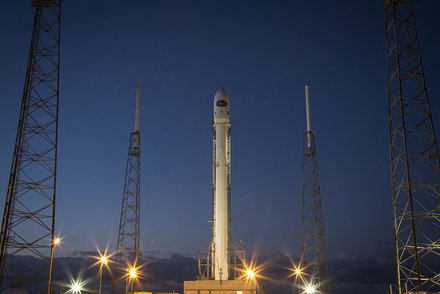
#> input picture foguete.png, 440 x 294 px, found by its file name
$ jupyter execute Tutorial_Seam_Carving.ipynb
#> lines starting #> are read from the running program, lines starting #| are printed output that depends on the picture; after the words box and inside, x2 and y2 are one past the last pixel; in counts of white or black regions, pixels touching at a corner belong together; long printed decimals are rounded
# Projeto 2 — Computação Visual
## Redimensionamento inteligente de imagens usando *Seam Carving*

**Opção 2: tutorial de teoria e prática | Universidade Presbiteriana Mackenzie**
**Disciplina:** Computação Visual · **Professor:** André Kishimoto

**Integrantes**

- **Beatriz Aparecida de Mello Barbosa** — RA: **10354067**
- **Henrique Jeam Ferreira Lima** — RA: **10277156**

**Objetivo:** compreender o algoritmo *Seam Carving*, implementar uma versão didática com programação dinâmica e comparar seus resultados com o redimensionamento convencional.

> **Organização:** (1) fundamentos, (2) implementação, (3) experimentos e análise, (4) conclusões e referências. Execute as células de cima para baixo, ou use **Run All**.

## 1. Introdução e problema

Redimensionar uma imagem é necessário ao adaptar fotografias a diferentes formatos de tela, páginas web e layouts. No método **convencional**, a imagem é reamostrada para as dimensões desejadas. Quando a proporção original não é mantida, pessoas e objetos podem ficar estreitos ou largos.

O **Seam Carving**, apresentado por Avidan e Shamir (2007), é um método de **redimensionamento orientado pelo conteúdo** (*content-aware image resizing*). Para reduzir a largura, ele identifica um caminho vertical formado por **um pixel em cada linha**, cujos pixels vizinhos pertencem a colunas iguais ou adjacentes. Esse caminho é chamado *seam* (costura). O algoritmo remove um caminho de baixo custo e repete o processo até atingir a largura desejada.

A ideia é **retirar, sempre que possível, partes visualmente menos relevantes** em vez de comprimir toda a cena. Assim, objetos podem manter melhor suas proporções. É importante notar que a preservação **não é garantida**: ela depende da função de energia, da imagem e da intensidade da redução.

### O que será implementado

- Cálculo de um **mapa de energia** a partir de gradientes de intensidade.
- Busca do caminho vertical de **menor custo total**, usando programação dinâmica.
- **Remoção** de seams sucessivos e redução da altura via transposição da imagem.
- Recurso extra: **máscara de proteção** para desencorajar a remoção de regiões importantes.
- Experimentos com fotografias e comparação com **reamostragem bicúbica**.

**Escopo:** implementamos a *redução*, não a inserção de seams (ampliação), nem a energia prospectiva (*forward energy*).

## 2. Fundamentos teóricos

### 2.1. Mapa de energia

Uma imagem digital colorida é uma matriz de pixels com canais R, G e B. Para estimar a importância local de cada posição, primeiro aproximamos o brilho de cada pixel por

$$I = 0{,}2126R + 0{,}7152G + 0{,}0722B.$$

Nesta implementação didática, usamos as **diferenças numéricas** desse brilho nas direções horizontal e vertical. A energia da posição $(y,x)$ é

$$E(y,x) = \left|\frac{\partial I}{\partial x}\right| + \left|\frac{\partial I}{\partial y}\right|.$$

Regiões de transição de cor/intensidade normalmente têm energia mais alta; regiões relativamente homogêneas têm energia menor. Esta é uma **aproximação simples baseada em gradientes**; não mede diretamente a importância semântica de rostos ou objetos.

### 2.2. O que é um seam?

Em uma imagem de altura $H$ e largura $W$, um **seam vertical** é uma sequência

$$s=\{(y,x_y)\}_{y=0}^{H-1}, \qquad |x_y-x_{y-1}|\leq 1,$$

ou seja, há exatamente um pixel por linha, e o deslocamento de uma linha para a seguinte é, no máximo, uma coluna.

A soma das energias dos pixels do caminho é o seu custo:

$$C(s)=\sum_{y=0}^{H-1} E(y,x_y).$$

Nosso objetivo é encontrar o seam de **menor custo acumulado**, e não simplesmente escolher o pixel de menor energia em cada linha — escolhas locais não garantem o melhor caminho global.

### 2.3. Programação dinâmica

Definimos $M(y,x)$ como a energia mínima acumulada de um caminho que termina em $(y,x)$. Na primeira linha, $M(0,x)=E(0,x)$. Nas demais linhas:

$$M(y,x)=E(y,x)+\min\{M(y-1,x-1),M(y-1,x),M(y-1,x+1)\}.$$

Nas bordas, apenas os vizinhos **válidos** são considerados. Guardamos a posição do melhor predecessor de cada pixel; ao final, começamos no menor valor da última linha e reconstruímos o caminho de baixo para cima. Após remover esse caminho, **recalculamos a energia**, porque os vizinhos dos pixels mudam.

### 2.4. Alteração da altura

Para reduzir a altura, transpomos temporariamente a imagem (trocamos linhas e colunas), executamos a mesma operação de remoção vertical e transpomos novamente.

### 2.5. Custo computacional e limitações

Para uma imagem $H\times W$, uma busca por seam ocupa tempo proporcional a $H\cdot W$ e matrizes auxiliares da mesma ordem. Para remover $k$ seams, repetindo o cálculo de energia, o custo aproximado é **$O(kHW)$** para reduções moderadas. Esse método é mais lento que um redimensionamento geométrico simples e pode distorcer estruturas repetitivas ou áreas importantes mal representadas pela energia.

## 3. Ambiente e carregamento das imagens

O tutorial funciona com **Python 3, NumPy, Pillow e Matplotlib**. Os arquivos `imagens/foguete.png` e `imagens/astronauta.png` acompanham a entrega; **não é necessário baixar imagens da internet**.

[cell 1]
from pathlib import Path
import numpy as np
import matplotlib.pyplot as plt
from PIL import Image

plt.rcParams.update({'figure.dpi': 110, 'font.size': 10})
RAIZ = Path.cwd()
PASTA_IMAGENS = RAIZ / 'imagens'
PASTA_RESULTADOS = RAIZ / 'resultados'
PASTA_RESULTADOS.mkdir(exist_ok=True)

# Em um Jupyter local, abra este notebook dentro da pasta Projeto2_SeamCarving.
def abrir_rgb(nome):
    caminho = PASTA_IMAGENS / nome
    if not caminho.exists():
        raise FileNotFoundError(
            f'Imagem ausente: {caminho}. Abra o notebook na pasta do projeto, '
            'preservando a subpasta imagens/.')
    return np.asarray(Image.open(caminho).convert('RGB'), dtype=np.uint8)

foguete = abrir_rgb('foguete.png')
#> in abrir_rgb, returned value is the input picture: shape (294, 440, 3); mean R, G, B 52.3, 61.3, 82.3
astronauta = abrir_rgb('astronauta.png')
#> call 2 of abrir_rgb, with nome = 'astronauta.png'
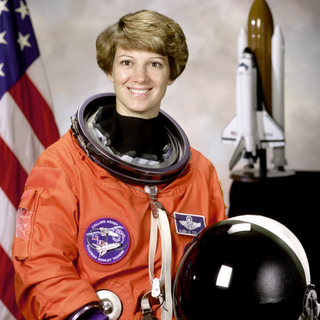
#> input picture astronauta.png, 320 x 320 px, found by its file name
#> in abrir_rgb, returned value is the input picture: shape (320, 320, 3); mean R, G, B 141.6, 105.8, 96.5
print('Foguete (altura, largura, canais):', foguete.shape)
#| Foguete (altura, largura, canais): (294, 440, 3)
print('Astronauta (altura, largura, canais):', astronauta.shape)
#| Astronauta (altura, largura, canais): (320, 320, 3)

fig, eixos = plt.subplots(1, 2, figsize=(11, 4))
eixos[0].imshow(foguete)
eixos[0].set_title('Imagem 1: lançamento de foguete')
eixos[1].imshow(astronauta)
eixos[1].set_title('Imagem 2: astronauta')
for eixo in eixos: eixo.axis('off')
plt.tight_layout()
plt.show()

## 4. Implementação passo a passo

### 4.1. Transformação em níveis de cinza e cálculo da energia

Usamos `np.gradient`, que calcula diferenças numéricas, para aproximar a variação espacial do brilho. A saída tem uma energia não negativa por pixel.

[cell 2]
def calcular_energia(imagem):
    """Retorna energia HxW pelo módulo dos gradientes do brilho."""
    imagem = np.asarray(imagem)
    if imagem.ndim != 3 or imagem.shape[2] != 3:
        raise ValueError('A imagem deve ter formato (altura, largura, 3), RGB.')
    if min(imagem.shape[:2]) < 2:
        raise ValueError('A imagem deve ter ao menos 2 pixels por dimensão.')
    rgb = imagem.astype(np.float64)
    brilho = (0.2126 * rgb[:, :, 0] +
              0.7152 * rgb[:, :, 1] +
              0.0722 * rgb[:, :, 2])
    dy, dx = np.gradient(brilho)
    return np.abs(dx) + np.abs(dy)

energia_foguete = calcular_energia(foguete)
print(f'Energia: mínimo={energia_foguete.min():.2f}, '
      f'máximo={energia_foguete.max():.2f}, média={energia_foguete.mean():.2f}')
#| Energia: mínimo=0.00, máximo=162.53, média=5.40

### 4.2. Menor seam vertical usando programação dinâmica

O algoritmo começa na primeira linha do mapa de energia, acumula o menor custo possível para alcançar cada pixel e depois reconstrói o caminho ótimo por retrocesso (*backtracking*).

[cell 3]
def encontrar_seam_vertical(energia):
    """Retorna colunas do seam mínimo: vetor de tamanho altura."""
    energia = np.asarray(energia, dtype=np.float64)
    if energia.ndim != 2 or min(energia.shape) < 2:
        raise ValueError('Energia deve ser uma matriz HxW, com H,W >= 2.')
    altura, largura = energia.shape
    acumulada = np.empty((altura, largura), dtype=np.float64)
    predecessores = np.empty((altura, largura), dtype=np.int32)
    acumulada[0] = energia[0]
    predecessores[0] = -1
    colunas = np.arange(largura)

    for y in range(1, altura):
        # +infinito nas bordas evita passar por índices fora da imagem.
        anterior = np.pad(acumulada[y - 1], (1, 1),
                          mode='constant', constant_values=np.inf)
        candidatos = np.stack((anterior[:-2], anterior[1:-1],
                               anterior[2:]), axis=0)
        escolha = np.argmin(candidatos, axis=0)
        predecessores[y] = colunas + escolha - 1
        acumulada[y] = energia[y] + candidatos[escolha, colunas]

    seam = np.empty(altura, dtype=np.int32)
    seam[-1] = np.argmin(acumulada[-1])
    for y in range(altura - 2, -1, -1):
        seam[y] = predecessores[y + 1, seam[y + 1]]
    return seam

primeiro_seam = encontrar_seam_vertical(energia_foguete)
#> after the loop in encontrar_seam_vertical, `for y in range(1, altura):`:
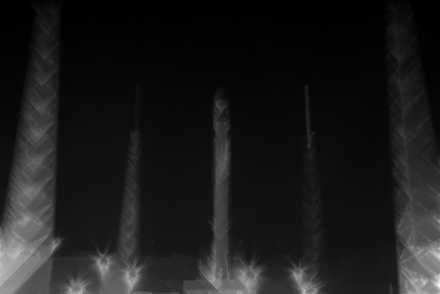
#> acumulada: shape (294, 440) float64; min 0, max 824.9, mean 89.7; drawn with min black and max white
#> after the loop in encontrar_seam_vertical, `for y in range(1, altura):`:
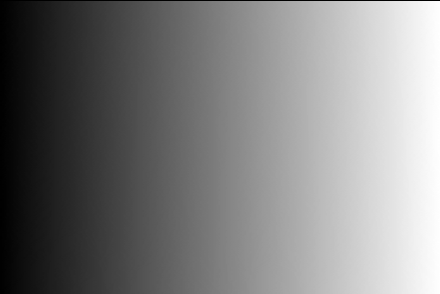
#> predecessores: shape (294, 440) int32; min -1, max 439, mean 218.7; drawn with min black and max white
#> after the loop in encontrar_seam_vertical, `for y in range(altura - 2, -1, -1):`: seam = 294 values, max 377 at index 194, min 327 at index 0, mean 363.6
#> primeiro_seam has the same summary as seam in encontrar_seam_vertical
print('Seam encontrado:', len(primeiro_seam), 'pixels conectados.')
#| Seam encontrado: 294 pixels conectados.
print('Custo total do seam:', round(float(
    energia_foguete[np.arange(len(primeiro_seam)), primeiro_seam].sum()), 2))
#| Custo total do seam: 93.11

### 4.3. Visualização: energia e seam

A linha vermelha representa **um caminho inteiro**, e não apenas pontos independentes. O mapa de energia permite visualizar onde o algoritmo encontra regiões mais suaves.

[cell 4]
fig, eixos = plt.subplots(1, 3, figsize=(15, 4.4))
eixos[0].imshow(foguete)
eixos[0].set_title('Fotografia original')
im = eixos[1].imshow(energia_foguete, cmap='magma')
eixos[1].set_title('Mapa de energia')
fig.colorbar(im, ax=eixos[1], fraction=0.046, pad=0.03)
eixos[2].imshow(foguete)
eixos[2].plot(primeiro_seam, np.arange(len(primeiro_seam)),
              color='#FF3355', linewidth=2.0)
eixos[2].set_title('Seam de menor custo (vermelho)')
for eixo in eixos: eixo.axis('off')
plt.tight_layout()
plt.savefig(PASTA_RESULTADOS / '01_mapa_de_energia_e_seam.png',
            dpi=150, bbox_inches='tight')
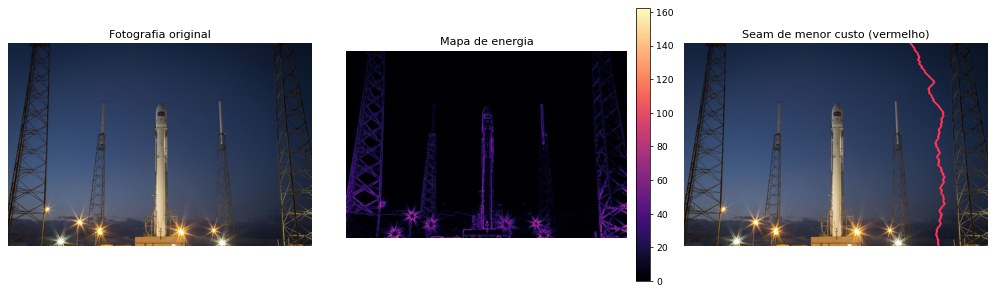
#> figure drawn by matplotlib, 4 panels
plt.show()

### 4.4. Remoção de um seam

Em cada linha, excluímos o pixel na coluna correspondente ao seam. Isso reduz a **largura em exatamente um pixel**, mantendo a altura.

[cell 5]
def remover_seam_vertical(arranjo, seam):
    """Remove um pixel por linha de um array 2-D ou 3-D."""
    arranjo = np.asarray(arranjo)
    altura, largura = arranjo.shape[:2]
    seam = np.asarray(seam)
    if seam.shape != (altura,) or np.any(seam < 0) or np.any(seam >= largura):
        raise ValueError('Seam inválido para as dimensões da imagem.')
    if largura <= 1:
        raise ValueError('Não é possível remover seam com largura <= 1.')
    mascara = np.ones((altura, largura), dtype=bool)
    mascara[np.arange(altura), seam] = False
    if arranjo.ndim == 2:
        return arranjo[mascara].reshape(altura, largura - 1)
    if arranjo.ndim == 3:
        return arranjo[mascara].reshape(altura, largura - 1, arranjo.shape[2])
    raise ValueError('O arranjo deve ter 2 ou 3 dimensões.')

foguete_1_seam = remover_seam_vertical(foguete, primeiro_seam)
print('Antes:', foguete.shape, '| Depois de 1 seam:', foguete_1_seam.shape)
#| Antes: (294, 440, 3) | Depois de 1 seam: (294, 439, 3)

### 4.5. Repetir a remoção até chegar ao tamanho desejado

A energia muda após cada exclusão, por isso recalculamos tudo. Para reduzir a altura, reutilizamos a mesma função após trocar os eixos.

[cell 6]
def _reduzir_colunas(imagem, largura_destino, mascara=None, peso_protecao=1e5):
    atual = imagem.copy()
    protecao = None if mascara is None else np.asarray(mascara, dtype=bool).copy()
    if protecao is not None and protecao.shape != atual.shape[:2]:
        raise ValueError('A máscara deve ter exatamente a altura e largura da imagem.')
    if not 1 <= largura_destino <= atual.shape[1]:
        raise ValueError('A largura de destino deve estar entre 1 e a largura original.')

    while atual.shape[1] > largura_destino:
        energia = calcular_energia(atual)
        if protecao is not None:
            # O acréscimo desencoraja remover pixels marcados, sem garantia absoluta.
            energia = energia + peso_protecao * protecao
        seam = encontrar_seam_vertical(energia)
        atual = remover_seam_vertical(atual, seam)
        if protecao is not None:
            protecao = remover_seam_vertical(protecao, seam)
    return atual, protecao


def seam_carving(imagem, nova_largura=None, nova_altura=None,
                 mascara_protecao=None, peso_protecao=1e5):
    """Reduz imagem RGB à largura/altura indicadas, opcionalmente com proteção."""
    imagem = np.asarray(imagem)
    if imagem.ndim != 3 or imagem.shape[2] != 3:
        raise ValueError('Esperada imagem RGB com 3 canais.')
    altura, largura = imagem.shape[:2]
    nova_largura = largura if nova_largura is None else int(nova_largura)
    nova_altura = altura if nova_altura is None else int(nova_altura)
    if not (2 <= nova_largura <= largura and 2 <= nova_altura <= altura):
        raise ValueError('Esta versão faz somente reduções, mantendo ao menos 2 pixels por eixo.')

    reduzida, mascara = _reduzir_colunas(imagem, nova_largura,
                                         mascara_protecao, peso_protecao)
    if nova_altura < altura:
        girada = np.transpose(reduzida, (1, 0, 2))
        mascara_girada = None if mascara is None else mascara.T
        girada, _ = _reduzir_colunas(girada, nova_altura,
                                    mascara_girada, peso_protecao)
        reduzida = np.transpose(girada, (1, 0, 2))
    return reduzida

### 4.6. Testes de correção

Os testes abaixo verificam três propriedades importantes: o seam é conectado, a remoção diminui uma coluna e a redução da altura/largura retorna as dimensões pedidas.

[cell 7]
energia_teste = np.array([
    [8, 1, 8, 8],
    [8, 1, 8, 8],
    [8, 1, 8, 8],
    [8, 1, 8, 8]], dtype=float)
seam_teste = encontrar_seam_vertical(energia_teste)
assert np.array_equal(seam_teste, [1, 1, 1, 1])
assert np.all(np.abs(np.diff(seam_teste)) <= 1)

imagem_teste = np.arange(6 * 7 * 3, dtype=np.uint8).reshape(6, 7, 3)
removida_teste = remover_seam_vertical(imagem_teste, np.ones(6, dtype=int))
assert removida_teste.shape == (6, 6, 3)
assert seam_carving(imagem_teste, nova_largura=5, nova_altura=4).shape == (4, 5, 3)
print('Testes concluídos: caminho válido, remoção correta e tamanho final correto.')

## 5. Experimento A — comparação com redimensionamento convencional

Escolhemos a imagem do foguete, originalmente **440 × 294 pixels**, e reduzimos **a largura para 350 pixels** mantendo a altura. O método convencional (bicúbico) interpola os pixels em toda a largura; o Seam Carving remove caminhos sucessivos de baixa energia.

[cell 8]
LARGURA_ALVO = 350
bicubico = np.asarray(
    Image.fromarray(foguete).resize((LARGURA_ALVO, foguete.shape[0]),
                                      Image.Resampling.BICUBIC))
inteligente = seam_carving(foguete, nova_largura=LARGURA_ALVO)
#> call 3 of _reduzir_colunas, with largura_destino = 350, peso_protecao = 100000
#> after the loop in _reduzir_colunas (call 3), `while atual.shape[1] > largura_destino:`:
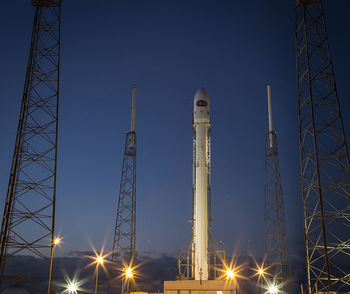
#> atual: shape (294, 350, 3); mean R, G, B 55.2, 63.5, 83.1
#> after the loop in _reduzir_colunas (call 3), `while atual.shape[1] > largura_destino:`:
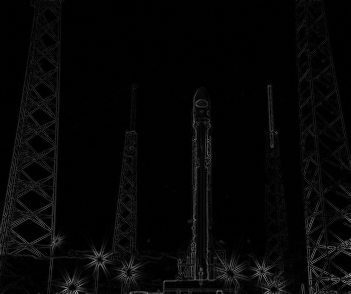
#> energia: shape (294, 351) float64; min 0, max 162.5, mean 6.6
print('Original:', foguete.shape[1], 'x', foguete.shape[0])
#| Original: 440 x 294
print('Bicúbico:', bicubico.shape[1], 'x', bicubico.shape[0])
#| Bicúbico: 350 x 294
print('Seam Carving:', inteligente.shape[1], 'x', inteligente.shape[0])
#| Seam Carving: 350 x 294
print('Largura reduzida em', 100 * (foguete.shape[1] - LARGURA_ALVO) /
      foguete.shape[1], '% (aproximadamente).')
#| Largura reduzida em 20.455 % (aproximadamente).

fig, eixos = plt.subplots(1, 3, figsize=(15, 4.5))
for eixo, img, titulo in zip(eixos,
     [foguete, bicubico, inteligente],
     ['Original (440 x 294)', 'Convencional bicúbico (350 x 294)',
      'Seam Carving (350 x 294)']):
    eixo.imshow(img)
    eixo.set_title(titulo)
    eixo.axis('off')
#> this loop made 3 passes
#> titulo on passes 1 to 3: 'Original (440 x 294)', 'Convencional bicúbico (350 x 294)', 'Seam Carving (350 x 294)'
plt.suptitle('Comparação visual: mesmas dimensões finais, processos diferentes',y=1.01)
plt.tight_layout()
plt.savefig(PASTA_RESULTADOS / '02_comparacao_foguete.png',
            dpi=160, bbox_inches='tight')
plt.show()

### Leitura dos resultados

- **Bicúbico:** mantém todo o conteúdo, mas **comprime horizontalmente** a cena para caber na nova largura; objetos verticais ficam relativamente mais estreitos.
- **Seam Carving:** procura reduzir regiões de menor energia, buscando preservar as partes de maior contraste. A largura final é idêntica à do método convencional, mas a distribuição das remoções não é uniforme.
- **Possíveis artefatos:** torres, linhas retas, texturas e outros elementos podem sofrer deformações locais porque a função de energia não compreende o significado de cada objeto.

Esses pontos são uma **análise qualitativa visual**, e não uma afirmação de superioridade universal. Não calculamos uma métrica numérica de qualidade perceptual, pois o algoritmo modifica a geometria do conteúdo e um erro pixel a pixel em relação à imagem original não seria diretamente comparável.

## 6. Experimento B — proteção de região importante

Nesta segunda fotografia, mostramos uma funcionalidade opcional: adicionar **um custo alto** à energia de uma região marcada manualmente. Criamos uma máscara retangular cobrindo aproximadamente o rosto e o cabelo da astronauta. Isso reduz a chance de que o algoritmo retire pixels dessa região, mas não garante que todo o seu entorno fique inalterado.

[cell 9]
# Coordenadas (linha/coluna) escolhidas para esta fotografia de 320 x 320.
mascara_rosto = np.zeros(astronauta.shape[:2], dtype=bool)
mascara_rosto[17:123, 93:201] = True

# Redução de 320 para 260 colunas (60 seams).
DESTINO_ASTRONAUTA = 260
astronauta_convencional = np.asarray(
    Image.fromarray(astronauta).resize((DESTINO_ASTRONAUTA, 320),
                                       Image.Resampling.BICUBIC))
astronauta_sem_mascara = seam_carving(astronauta, nova_largura=DESTINO_ASTRONAUTA)
#> call 4 of _reduzir_colunas, with largura_destino = 260, peso_protecao = 100000
#> after the loop in _reduzir_colunas (call 4), `while atual.shape[1] > largura_destino:`:
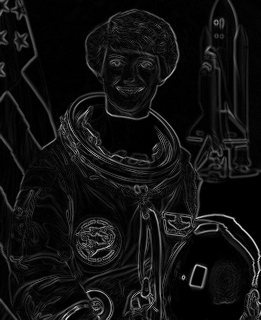
#> energia: shape (320, 261) float64; min 0, max 232.2, mean 16.9
astronauta_com_mascara = seam_carving(
    astronauta, nova_largura=DESTINO_ASTRONAUTA,
    mascara_protecao=mascara_rosto)
#> in _reduzir_colunas (call 5), `protecao = None if mascara is None else np.asarray(mascara, dtype=bool..`:
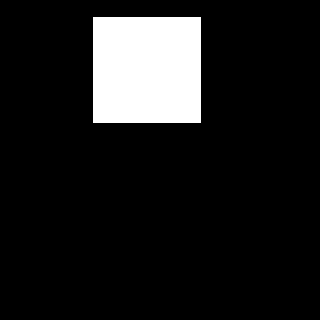
#> protecao: shape (320, 320) bool; 11.2% white; 1 white region, box (x1, y1, x2, y2) and area: (93, 17, 201, 123) 11448
#> after the loop in _reduzir_colunas (call 5), `while atual.shape[1] > largura_destino:`:
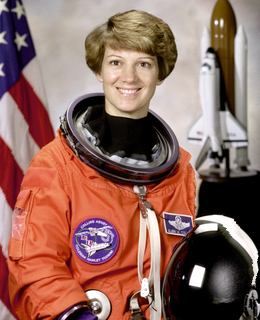
#> atual: shape (320, 260, 3); mean R, G, B 144.2, 105.1, 94.9
#> after the loop in _reduzir_colunas (call 5), `while atual.shape[1] > largura_destino:`:
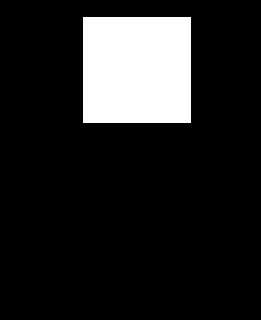
#> energia: shape (320, 261) float64; min 0, max 100193.2, mean 13723.8; drawn with min black and max white
#> after the loop in _reduzir_colunas (call 5), `while atual.shape[1] > largura_destino:`: protecao: shape (320, 260) bool; 13.8% white; 1 white region, box (x1, y1, x2, y2) and area: (82, 17, 190, 123) 11448

fig, eixos = plt.subplots(1, 4, figsize=(15, 4))
for eixo, img, titulo in zip(eixos,
    [astronauta, astronauta_convencional,
     astronauta_sem_mascara, astronauta_com_mascara],
    ['Original', 'Bicúbico', 'Sem máscara', 'Com máscara de proteção']):
    eixo.imshow(img)
    eixo.set_title(titulo)
    eixo.axis('off')
#> this loop made 4 passes
#> titulo on passes 1 to 4: 'Original', 'Bicúbico', 'Sem máscara', 'Com máscara de proteção'
plt.tight_layout()
plt.savefig(PASTA_RESULTADOS / '03_comparacao_astronauta.png',
            dpi=160, bbox_inches='tight')
plt.show()

Para visualizar a área **original** protegida, exibimos abaixo a máscara sobreposta ao rosto. Sua posição deve ser reajustada para outras imagens.

[cell 10]
fig, eixo = plt.subplots(figsize=(4.8, 4.8))
eixo.imshow(astronauta)
eixo.imshow(np.ma.masked_where(~mascara_rosto, mascara_rosto),
            cmap='spring', alpha=0.36, interpolation='nearest')
eixo.set_title('Região marcada para proteção (em rosa)')
eixo.axis('off')
plt.tight_layout()
plt.show()
